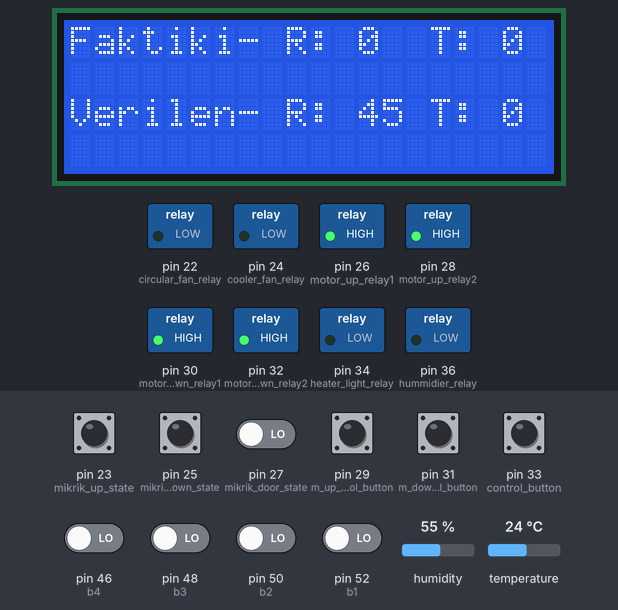
Simulated run of this sketch. Board: Arduino Mega 2560, built with avr-gcc and run on an emulated ATmega2560. On the bench: 20×4 character LCD, switched loads named in the sketch (green lamp = pin HIGH). The test bench sets the inputs (shaded band); at power-on: pin 29 (m_up_control_button), pin 31 (m_down_control_button), pin 33 (control_button) HIGH, pin 23 (mikrik_up_state), pin 25 (mikrik_down_state), pin 27 (mikrik_door_state), pin 46 (b4), pin 48 (b3), pin 50 (b2), pin 52 (b1) LOW, humidity 55 %, temperature 24 °C. What the sketch prints to the serial monitor is not drawn.

Above: at 1.2 s.
1.3 s: pin 33 (control_button) pulled LOW for 0.3 s
At 2.6 s:
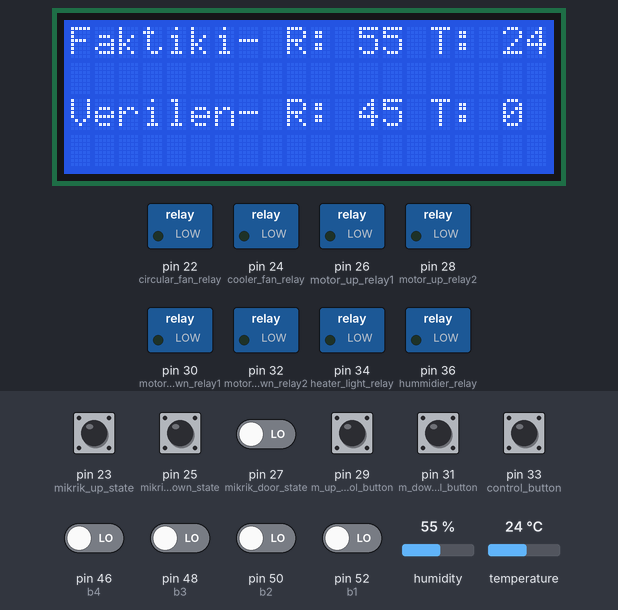
3.5 s: pin 23 (mikrik_up_state) pulled HIGH for 0.3 s
At 4.9 s:
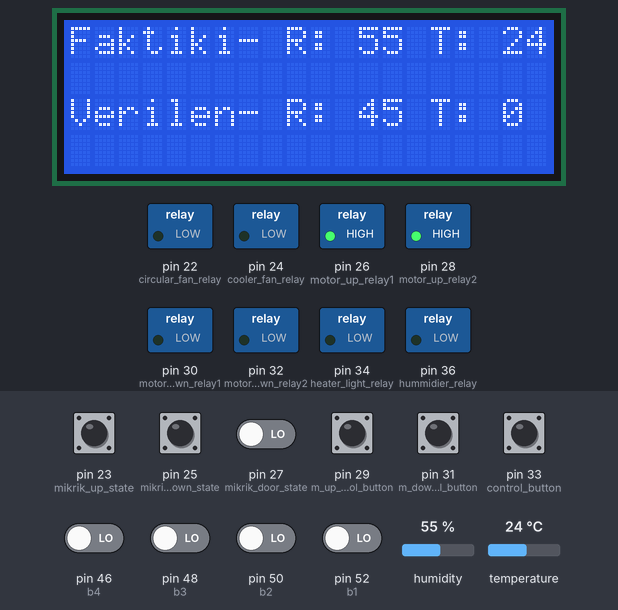
5.3 s: pin 27 (mikrik_door_state) driven HIGH
At 6.8 s:
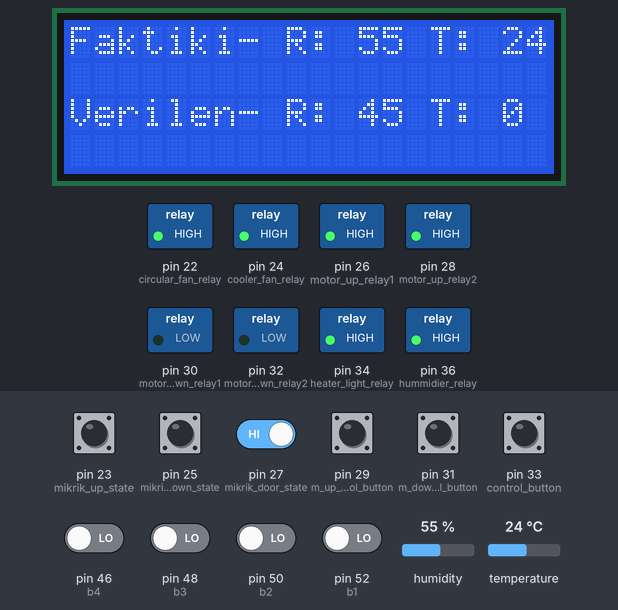
7.2 s: pin 48 (b3) driven HIGH
At 10.07 s:
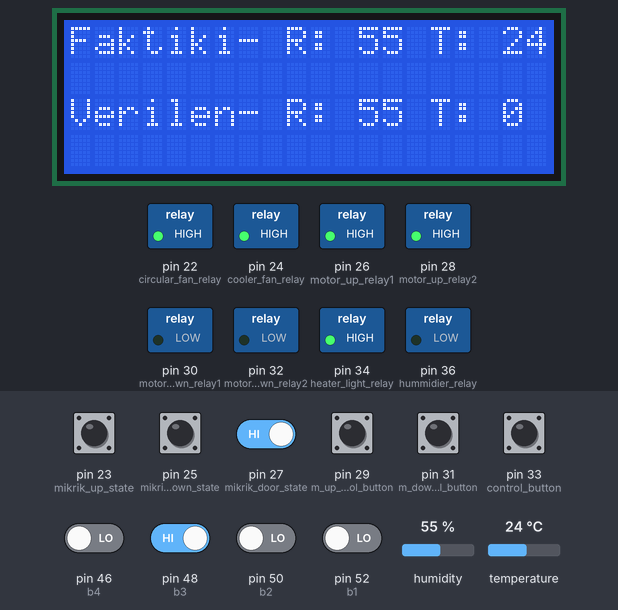
12.1 s: pin 52 (b1) driven HIGH
At 17.98 s:
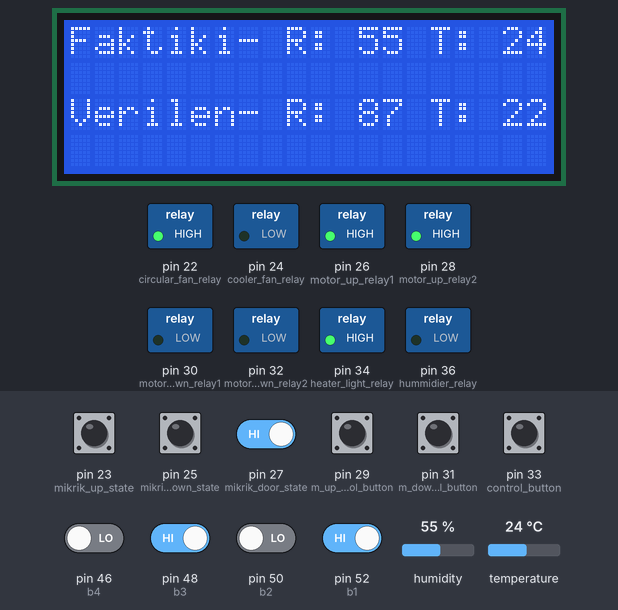
18.9 s: pin 25 (mikrik_down_state) pulled HIGH for 0.3 s
At 19.46 s:
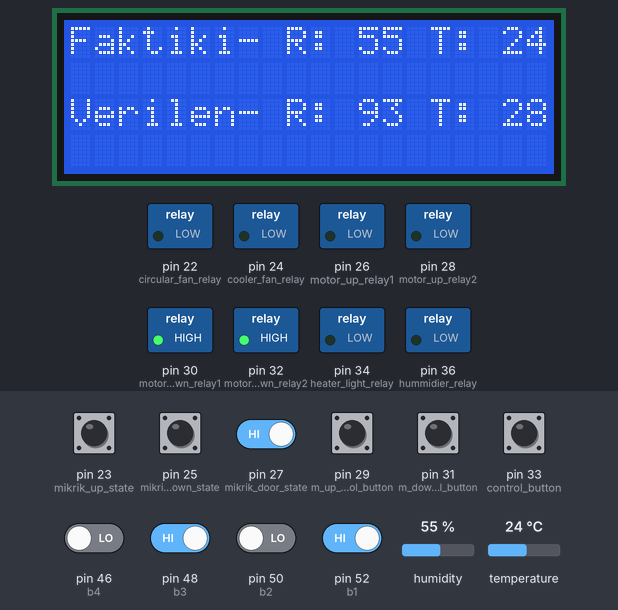
Timing chart, 0 to 21.9 s (numbered marks = the images above; inputs shaded):
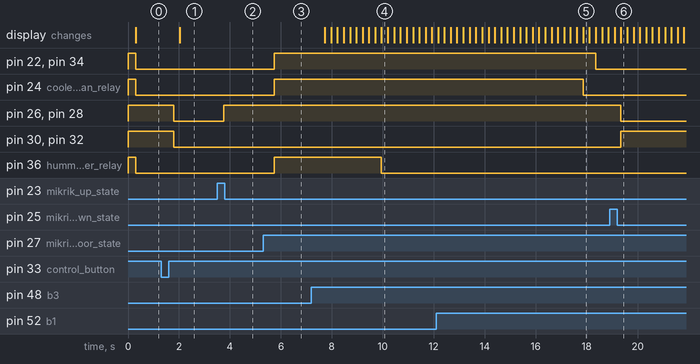

Measured:
- after the input at 1.3 s, pin 26 (motor_up_relay1), pin 28 (motor_up_relay2), pin 30 (motor_down_relay1), pin 32 (motor_down_relay2): HIGH → LOW after 0.49 s
- after the input at 3.5 s, pin 26 (motor_up_relay1), pin 28 (motor_up_relay2): LOW → HIGH after 0.26 s
- after the input at 5.3 s, pin 22 (circular_fan_relay), pin 24 (cooler_fan_relay), pin 34 (heater_light_relay), pin 36 (hummidier_relay): LOW → HIGH after 0.44 s
- after the input at 7.2 s, pin 36 (hummidier_relay): HIGH → LOW after 2.7 s; the display: first changes after 0.52 s (image 4 shows a later state)
- after the input at 12.1 s, pin 22 (circular_fan_relay), pin 34 (heater_light_relay): HIGH → LOW after 6.3 s; pin 24 (cooler_fan_relay): HIGH → LOW after 5.8 s
- after the input at 18.9 s, pin 26 (motor_up_relay1), pin 28 (motor_up_relay2): HIGH → LOW after 0.44 s; pin 30 (motor_down_relay1), pin 32 (motor_down_relay2): LOW → HIGH after 0.44 s

The sketch:

incubator_demo.ino
```cpp
#include <LiquidCrystal.h>

#include "DHT.h"

#define DHTPIN 38
#define DHTTYPE DHT21
DHT dht(DHTPIN, DHTTYPE);


const int rs = 10, en = 9, d4 = 5, d5 = 4, d6 = 3, d7 = 2;
LiquidCrystal lcd(rs, en, d4, d5, d6, d7);


long THpreviusMillis = 0;
long THinterval = 2000;
long SPpreviusMillis = 0;
long SPinterval = 5000;
long MRpreviusMillis = 0;
long MRinterval = /*14400000*/ 15000;

int h;
int t;
int selected_temp;
int selected_hum = 45;
int door = 0;
int auto_control = 0;
int up_mikrik_state = 0;
int down_mikrik_state = 0;
int manual_control_up = 0;
int manual_control_down = 0;
int bt1 = 0;
int bt2 = 0;
int bt3 = 0;
int bt4 = 0;
int bt5 = 0;

const int circular_fan_relay = 22;
const int cooler_fan_relay = 24;
const int motor_up_relay1 = 26;
const int motor_up_relay2 = 28;
const int motor_down_relay1 = 30;
const int motor_down_relay2 = 32;
const int heater_light_relay = 34;
const int hummidier_relay = 36;

const int mikrik_up_state = 23;
const int mikrik_down_state = 25;
const int mikrik_door_state = 27;
const int m_up_control_button = 29;
const int m_down_control_button = 31;
const int control_button = 33;

const int b1 = 52;
const int b2 = 50;
const int b3 = 48;
const int b4 = 46;


boolean door_mikrik=LOW, up_mikrik=LOW, down_mikrik=LOW, water_sensor=LOW,
heater_light=LOW, hummidier= HIGH, circular_fan=LOW, cooler_fan=LOW , manual_control=LOW;

void setup() {
  pinMode(circular_fan_relay, OUTPUT);
  pinMode(cooler_fan_relay, OUTPUT);
  pinMode(motor_up_relay1, OUTPUT);
  pinMode(motor_up_relay2, OUTPUT);
  pinMode(motor_down_relay1, OUTPUT);
  pinMode(motor_down_relay2, OUTPUT);
  pinMode(heater_light_relay, OUTPUT);
  pinMode(hummidier_relay, OUTPUT);
  pinMode(mikrik_up_state, INPUT);
  pinMode(mikrik_down_state, INPUT);
  pinMode(mikrik_door_state, INPUT);
  pinMode(m_down_control_button, INPUT);
  pinMode(m_up_control_button, INPUT);
  pinMode(control_button, INPUT);
  pinMode(b1, INPUT);
  pinMode(b2, INPUT);
  pinMode(b3, INPUT);
  pinMode(b4, INPUT);


  digitalWrite(circular_fan_relay, HIGH);
  digitalWrite(cooler_fan_relay, HIGH);
  digitalWrite(motor_up_relay1, HIGH);
  digitalWrite(motor_up_relay2, HIGH);
  digitalWrite(motor_down_relay1, HIGH);
  digitalWrite(motor_down_relay2, HIGH);
  digitalWrite(heater_light_relay, HIGH);
  digitalWrite(hummidier_relay, HIGH);

  Serial.begin(9600);

  dht.begin();

  lcd.begin(20, 4);

}


void reading_sensors(){

    bt5 = digitalRead(control_button);

    manual_control_up = digitalRead(m_up_control_button);
    manual_control_down = digitalRead(m_down_control_button);
    up_mikrik_state = digitalRead(mikrik_up_state);
    down_mikrik_state = digitalRead(mikrik_down_state);
    door = digitalRead(mikrik_door_state);

    bt1 = digitalRead(b1);
    delay(60);
    bt2 = digitalRead(b2);
    delay(60);
    bt3 = digitalRead(b3);
    delay(60);
    bt4 = digitalRead(b4);
    delay(60);


  unsigned long currentMillis = millis();
  if (currentMillis - THpreviusMillis > THinterval) {
    THpreviusMillis = currentMillis;
    h = dht.readHumidity();
    t = dht.readTemperature();
  }

     if (isnan(h) || isnan(t)) {
      Serial.println("Failed to read from DHT sensor!");
      return;
  }

}

void print_lcd(){

//----------------------------- TEMPERATURE MONITORING --------------------------//
  unsigned long SPcurrentMillis = millis();
     if (SPcurrentMillis - SPpreviusMillis > SPinterval) {
      SPpreviusMillis = SPcurrentMillis;
      Serial.print("Rütubət: ");
      Serial.print(h);
      Serial.print(" %\t");
      Serial.print("Temperatur: ");
      Serial.print(t);
      Serial.println(" *C ");
    //----------------------------------------
     }
      lcd.setCursor(0, 0);
      lcd.print("Faktiki- ");

      lcd.setCursor(9, 0);
      lcd.print("R: ");
      lcd.setCursor(12, 0);
      lcd.print(h);

      lcd.setCursor(15, 0);
      lcd.print("T: ");
      lcd.setCursor(18, 0);
      lcd.print(t);
    //---------------------------------------

      lcd.setCursor(0, 2);
      lcd.print("Verilen- ");

      lcd.setCursor(9, 2);
      lcd.print("R: ");
      lcd.setCursor(12, 2);
      lcd.print(selected_hum);

      lcd.setCursor(15, 2);
      lcd.print("T: ");
      lcd.setCursor(18, 2);
      lcd.print(selected_temp);
}

void climate_control(){
//--------------------------- SET CLIMAT-------------------------------//

      if (bt1 == HIGH){
          selected_temp++;
      }

      if (bt2 == HIGH){
          selected_temp--;
      }

      if (bt3 == HIGH){
          selected_hum++;
      }

      if (bt4 == HIGH){
          selected_hum--;
      }

//------------------------------ TEMPERATURE CONTROL --------------------------//

     if (door == HIGH){

          if (selected_temp > t) {
              digitalWrite(heater_light_relay, LOW);
              digitalWrite(circular_fan_relay, LOW);
          }

          if (selected_temp < t){
              digitalWrite(heater_light_relay, HIGH);
              digitalWrite(circular_fan_relay, HIGH);
          }

//------------------------------ HUMMIDITY CONTROL  --------------------------//

          if (selected_hum > h){
              digitalWrite(hummidier_relay, LOW);
          }

          if (selected_hum < h){
              digitalWrite(hummidier_relay, HIGH);
          }
     }

//------------------------------ DOOR STATE CONTROL --------------------------//

    if (door == LOW && door_mikrik == LOW){
        digitalWrite(heater_light_relay, LOW);
        digitalWrite(hummidier_relay, LOW);
        digitalWrite(circular_fan_relay, LOW);
        digitalWrite(cooler_fan_relay, LOW);
        door_mikrik = HIGH;
    }
    if (door == HIGH && door_mikrik == HIGH){
        digitalWrite(heater_light_relay, HIGH);
        digitalWrite(hummidier_relay, HIGH);
        digitalWrite(circular_fan_relay, HIGH);
        digitalWrite(cooler_fan_relay, HIGH);
        door_mikrik = LOW;
    }

    if (door == HIGH && t == selected_temp + 1 && circular_fan == LOW){
        digitalWrite(cooler_fan_relay, LOW);
        circular_fan == HIGH;
    }

    if (door == HIGH && t > selected_temp && circular_fan == HIGH){
        digitalWrite(cooler_fan_relay, HIGH);
        circular_fan == LOW;
    }

}

void motor_controller(){

 //---------------------------  Up/Down state Control -------------------//


//---------------------------- Manual Control --------------------//

      if (bt5 == LOW){


      if (up_mikrik_state == HIGH || manual_control_up == LOW){
             digitalWrite(motor_up_relay1, HIGH);
             digitalWrite(motor_up_relay2, HIGH);
      }

      if (down_mikrik_state == HIGH || manual_control_down == LOW){
             digitalWrite(motor_down_relay1, HIGH);
             digitalWrite(motor_down_relay2, HIGH);
      }

            if (manual_control_up == HIGH && up_mikrik_state == LOW){
                  digitalWrite(motor_up_relay1, LOW);
                  digitalWrite(motor_up_relay2, LOW);
             }

             if (manual_control_down == HIGH && down_mikrik_state == LOW){
                  digitalWrite(motor_down_relay1, LOW);
                  digitalWrite(motor_down_relay2, LOW);
             }
      }

//---------------------------- Auto Control --------------------//

      if (bt5 == HIGH){

             unsigned long MRcurrentMillis = millis();

             if (MRcurrentMillis - MRpreviusMillis > MRinterval && down_mikrik_state == HIGH && up_mikrik_state == LOW){
                 MRpreviusMillis = MRcurrentMillis;
                 digitalWrite(motor_up_relay1, LOW);
                 digitalWrite(motor_up_relay2, LOW);
             }

             if (up_mikrik_state == HIGH){
                  digitalWrite(motor_up_relay1, HIGH);
                  digitalWrite(motor_up_relay2, HIGH);
             }

             if (MRcurrentMillis - MRpreviusMillis > MRinterval && up_mikrik_state == HIGH  && down_mikrik_state == LOW) {
                 MRpreviusMillis = MRcurrentMillis;
                 Serial.print(MRcurrentMillis);
                 digitalWrite(motor_down_relay1, LOW);
                 digitalWrite(motor_down_relay2, LOW);
             }

             if (down_mikrik_state == HIGH){
                 digitalWrite(motor_down_relay1, HIGH);
                 digitalWrite(motor_down_relay2, HIGH);
             }

      }

}


void loop() {

  reading_sensors();
  print_lcd();
  climate_control();
  motor_controller();

}
```
